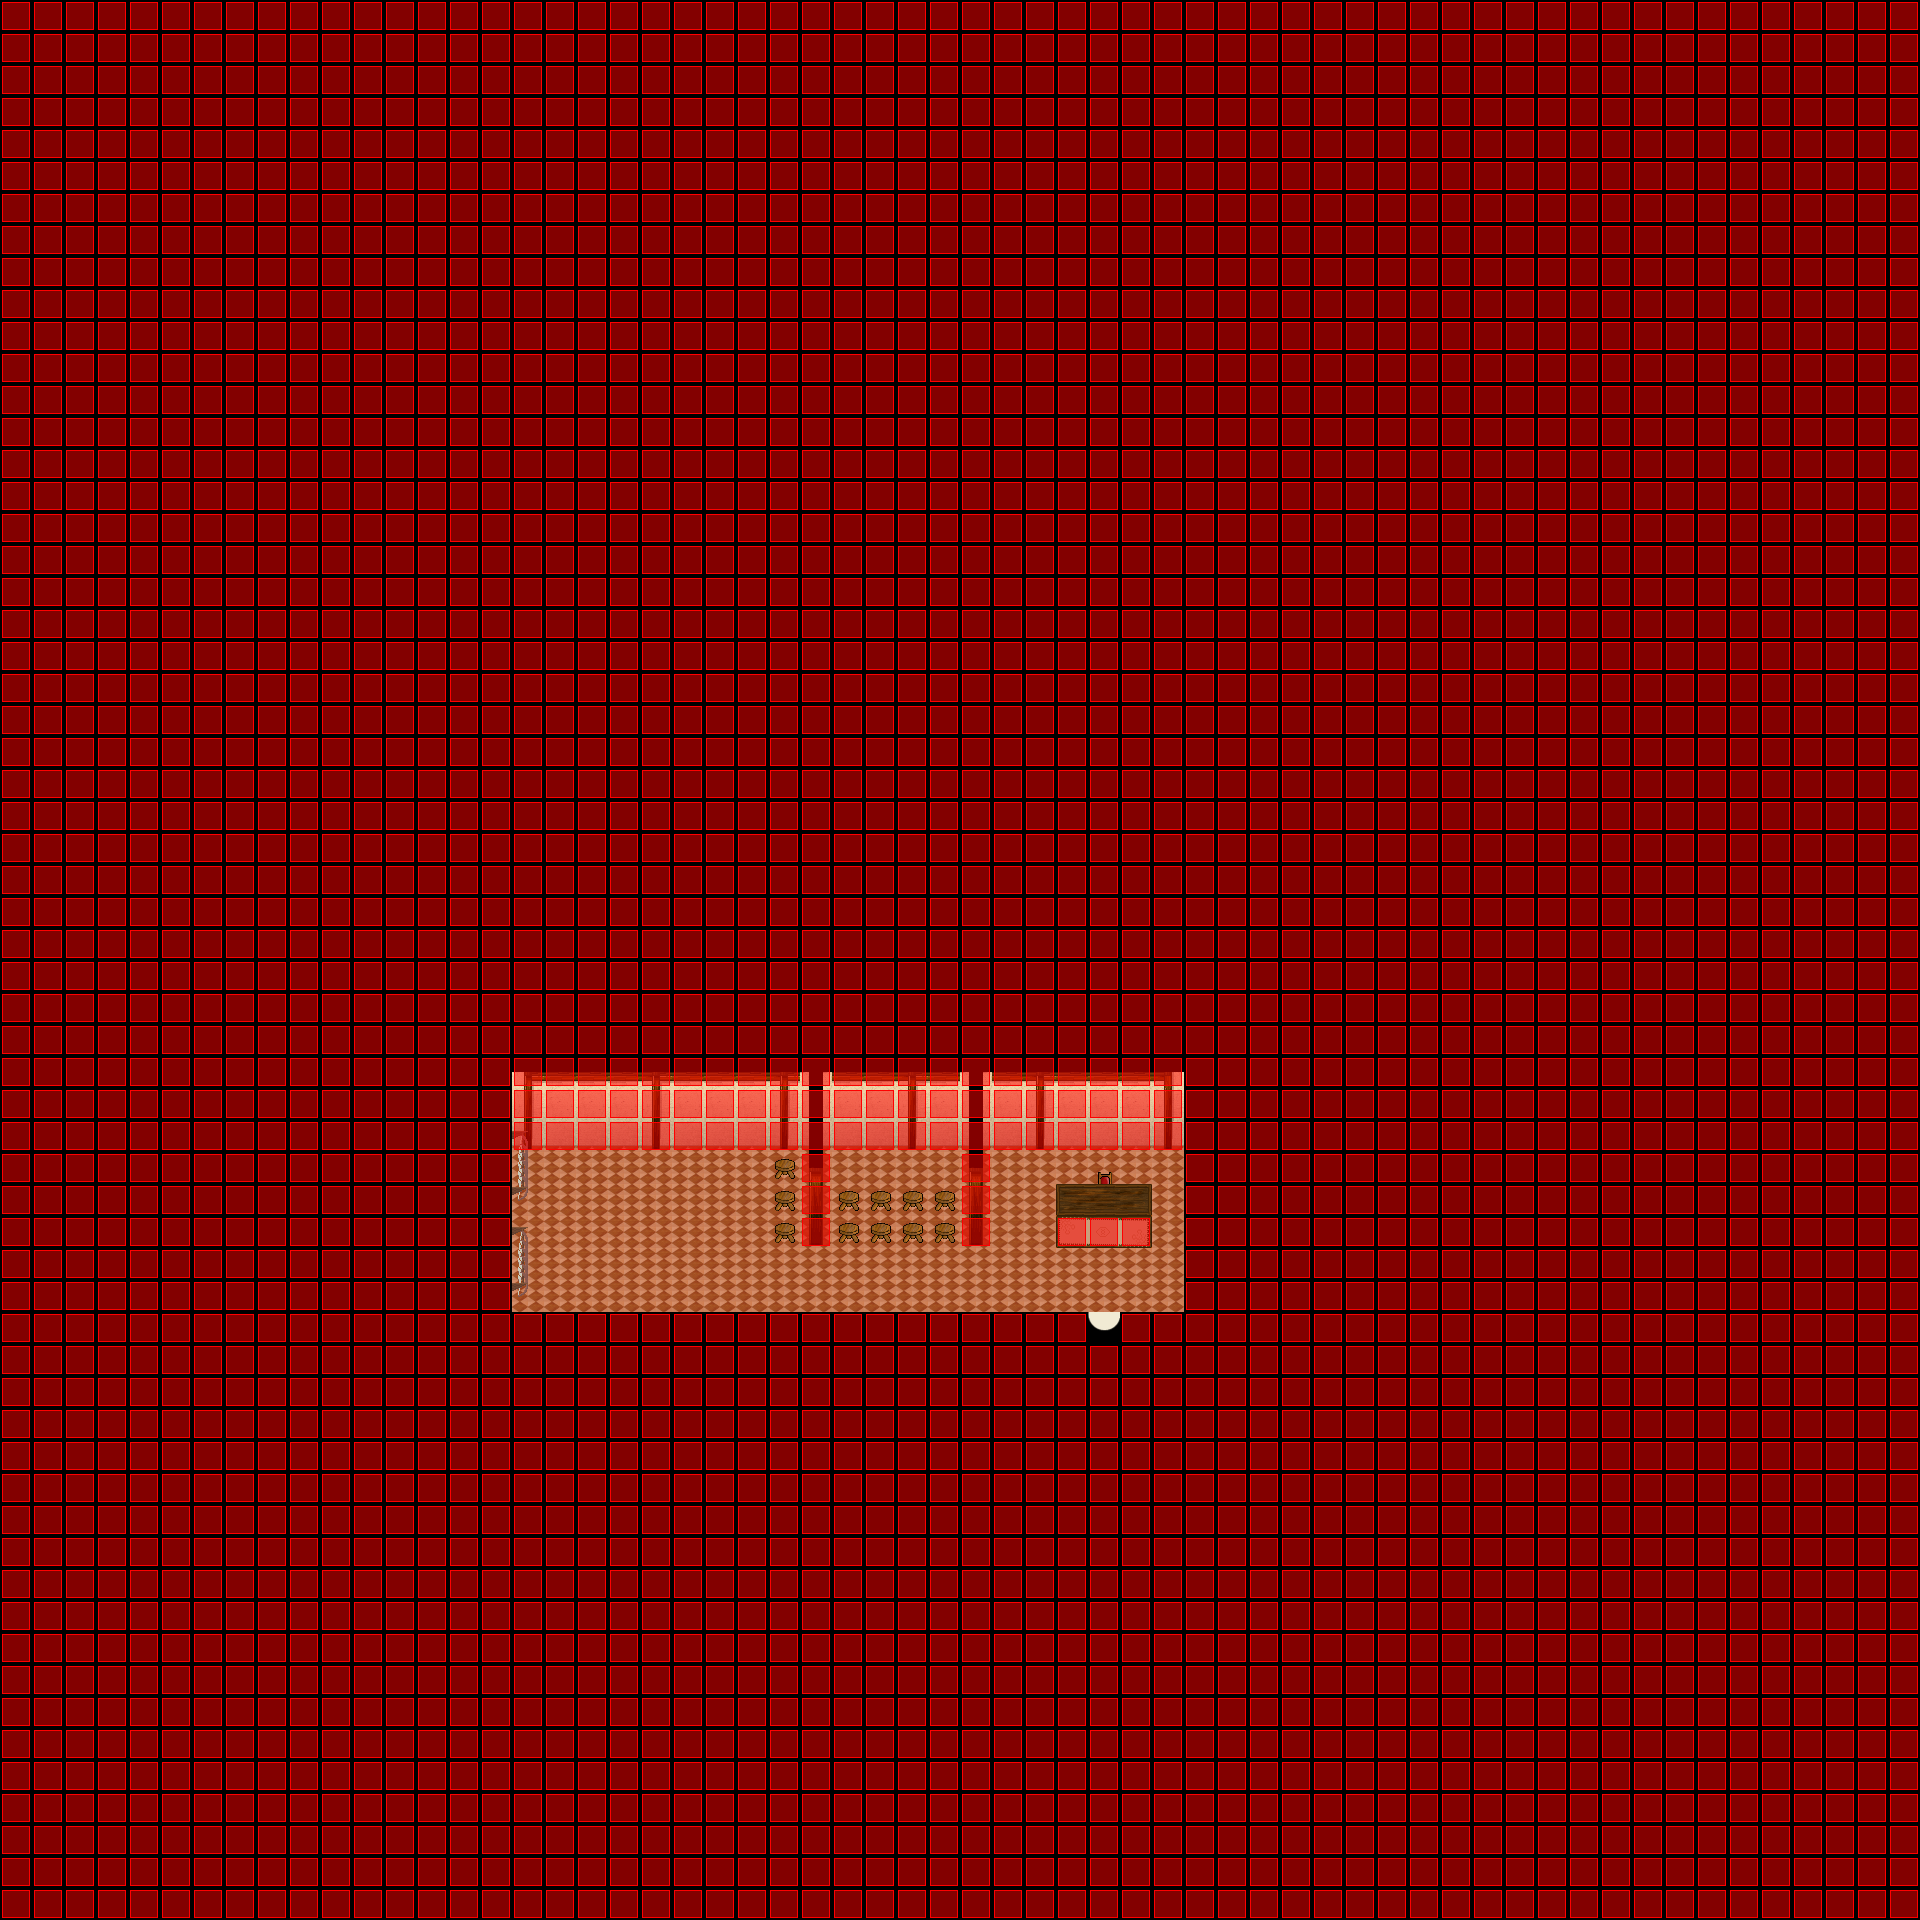

Below is a game level as drawn by its tile map, then a one-line description and the .tmx that defines it (tile-layer data replaced by summaries):
An orthogonal 60x60 tile map with 32x32 px tiles, 6 tile layers (Ground, Ground, Ground, Fringe, ...), 6 tilesets and 2 objects (SCRIPT, WARP).

<map version="1.0" orientation="orthogonal" width="60" height="60" tilewidth="32" tileheight="32">
 <properties>
  <property name="music" value="faith.ogg" />
 </properties>
 <tileset firstgid="1" name="collision1_32_32" tilewidth="32" tileheight="32">
  <image source="../graphics/tiles/collision1_32_32.png" width="1024" height="1024" />
 </tileset>
 <tileset firstgid="1025" name="indoor3_32_32" tilewidth="32" tileheight="32">
  <image source="../graphics/tiles/indoor3_32_32.png" width="1024" height="1024" />
 </tileset>
 <tileset firstgid="2049" name="indoor2_32_32" tilewidth="32" tileheight="32">
  <image source="../graphics/tiles/indoor2_32_32.png" width="1024" height="1024" />
 </tileset>
 <tileset firstgid="3073" name="indoor2_32_64" tilewidth="32" tileheight="64">
  <image source="../graphics/tiles/indoor2_32_64.png" width="1024" height="1024" />
 </tileset>
 <tileset firstgid="3585" name="indoor2_32_96" tilewidth="32" tileheight="96">
  <image source="../graphics/tiles/indoor2_32_96.png" width="1024" height="960" />
 </tileset>
 <tileset firstgid="3905" name="indoor1_32_64" tilewidth="32" tileheight="64">
  <image source="../graphics/tiles/indoor1_32_64.png" width="1024" height="1024" />
 </tileset>
 <layer name="Ground" width="60" height="60">
  <data>[3600 cells, 3600 non-empty, 3 distinct tile ids]</data>
 </layer>
 <layer name="Ground" width="60" height="60">
  <data>[3600 cells, 69 non-empty, 14 distinct tile ids]</data>
 </layer>
 <layer name="Ground" width="60" height="60">
  <data>[3600 cells, 15 non-empty, 5 distinct tile ids]</data>
 </layer>
 <layer name="Fringe" width="60" height="60">
  <data>[3600 cells, 0 non-empty, 0 distinct tile ids]</data>
 </layer>
 <layer name="Over" width="60" height="60">
  <data>[3600 cells, 9 non-empty, 6 distinct tile ids]</data>
 </layer>
 <layer name="Collision" width="60" height="60">
  <data>[3600 cells, 3503 non-empty, 1 distinct tile ids]</data>
 </layer>
 <objectgroup name="Object" width="60" height="60">
  <object name="External Map Events" type="SCRIPT" x="0" y="0">
   <properties>
    <property name="FILENAME" value="scripts/maps/iw-nelaro-dance-school-o00-o00-o00.lua" />
   </properties>
  </object>
  <object name="Warp to city" type="WARP" x="1088" y="1313" width="32" height="32">
   <properties>
    <property name="DEST_MAP" value="ow-o0000-n0004-o0000" />
    <property name="DEST_X" value="1776" />
    <property name="DEST_Y" value="3344" />
   </properties>
  </object>
 </objectgroup>
</map>
